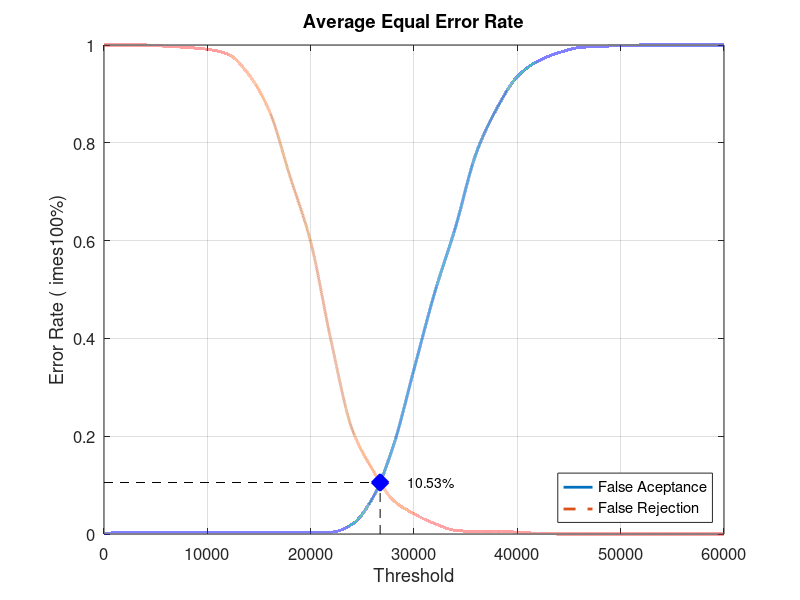
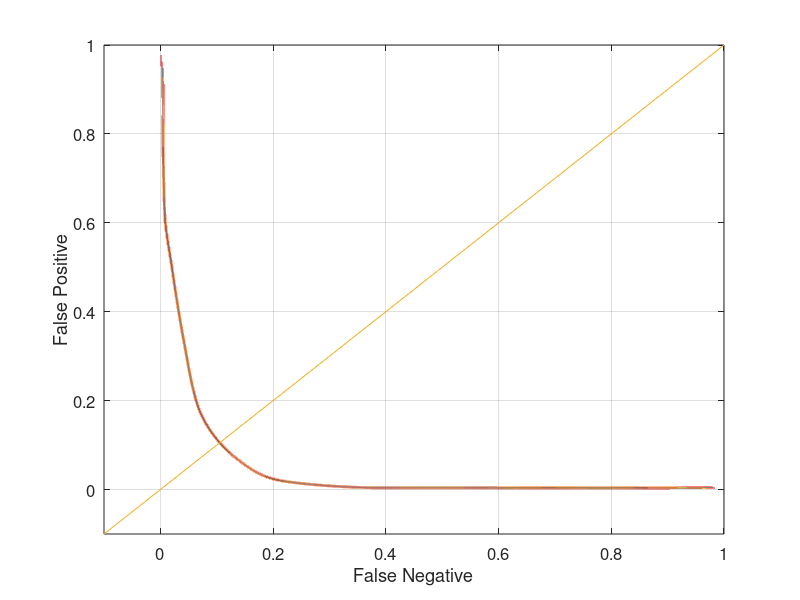

Write the MATLAB code that produced these figures, in order.
close all;
clear;
clc;
x = 0:2000:60000;
xq = 0:0.5:60000;

y0 = [0 0.00394737 0.00394737 0.00394737 0.00394737 0.00394737 0.00394737 0.00394737 0.00394737 0.00394737 0.00394737 0.00394737 0.0197368 0.0736842 0.180263 0.336842 0.493421 0.626316 0.777632 0.869737 0.935526 0.967105 0.984211 0.994737 0.997368 0.998684 1 1 1 1 1]
yy0 = interp1(x, y0, xq, 'pchip');
y1 = [1 1 1 0.9975 0.995 0.99125 0.98125 0.94 0.865 0.73125 0.5975 0.3925 0.215 0.13125 0.06875 0.04125 0.02125 0.0075 0.005 0.005 0.00375 0.00125 0 0 0 0 0 0 0 0 0]
yy1 = interp1(x, y1, xq, 'pchip');

% Calculating EER: 
y2 = abs(y0 - y1);
find(y2 == min(y2))
yy2 = abs(yy0 - yy1);
xEER = find(yy2 == min(yy2));
xEERIndex = xq(xEER) % X-axis EER
yEER = yy0(xEER) % Y-axis EER

main = figure
plot(xq, yy0,'-','LineWidth', 2);	hold on
plot(xq, yy1,'--','LineWidth', 2);	hold on
plot([xEERIndex xEERIndex], [0 yEER], 'k--');	hold on
plot([0 xEERIndex], [yEER yEER], 'k--');	hold on
plot(xEERIndex, yEER, 'bx', 'LineWidth', 10);	hold on
text(xEERIndex + 10 * xEERIndex / 100, yEER, [num2str(round((10000 * yEER)) / 100) '%'])
legend('False Aceptance', 'False Rejection', 'Location', 'SouthEast')
xlabel('Threshold')
ylabel('Error Rate (	imes100%)')
title('Average Equal Error Rate')
set(gca, 'FontSize', 12)
axis([0 60000 0 1])
grid on

print(main, 'Experiment1AverageMain', '-dpng');
FNRxFPR = figure('Color', [1 1 1]);
plot(yy1, yy0, '-', yy1, yy0, 'LineWidth', 2);
hold on
y = -0.1:0.1:1
plot(y, y); 
set(gca, 'FontSize', 12)
xlabel('False Negative')
ylabel('False Positive')
axis([-0.1 1 -0.1 1])
set(gca, 'FontSize', 12)
grid on

print(FNRxFPR, 'Experiment1AverageFNRxFPR','-dpng');
